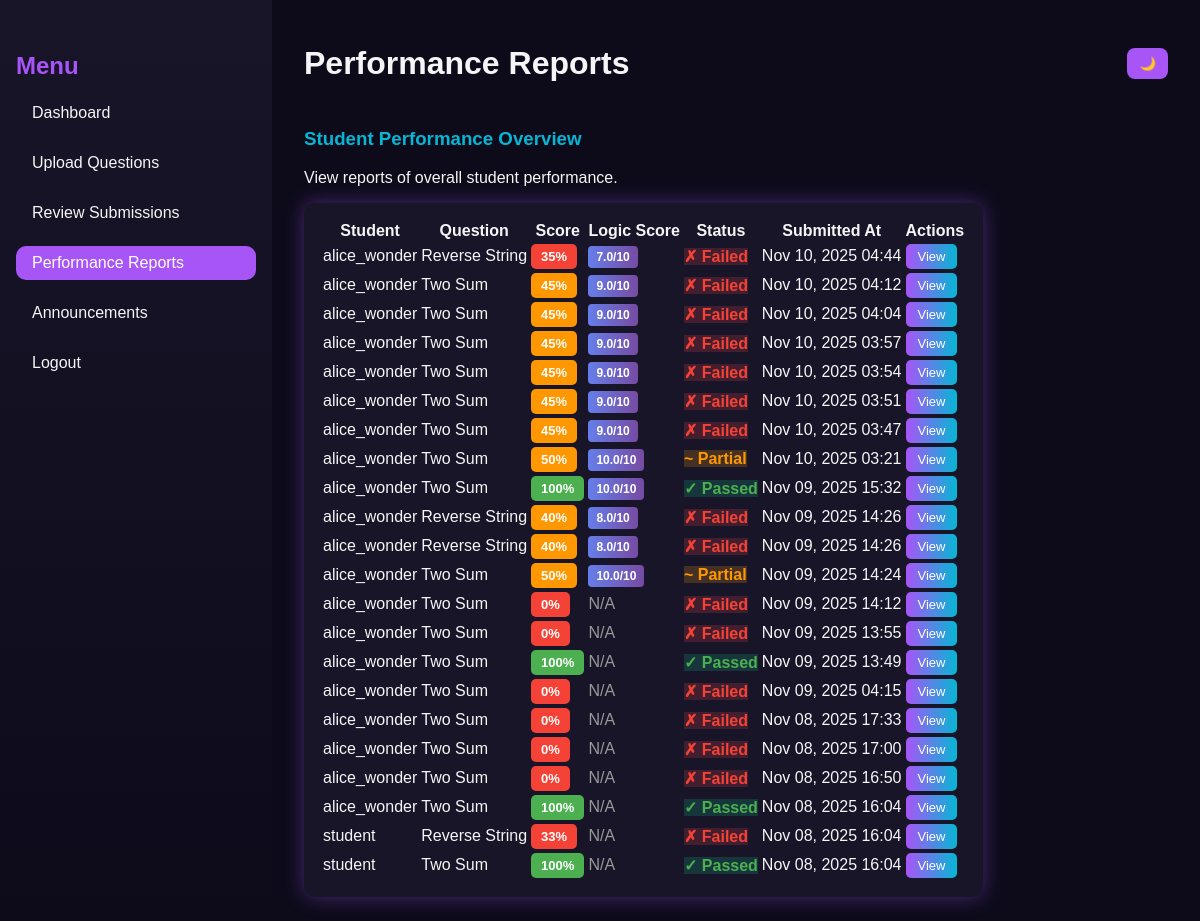
Before: /faculty/performance-reports/ (signed in) with the older database file.
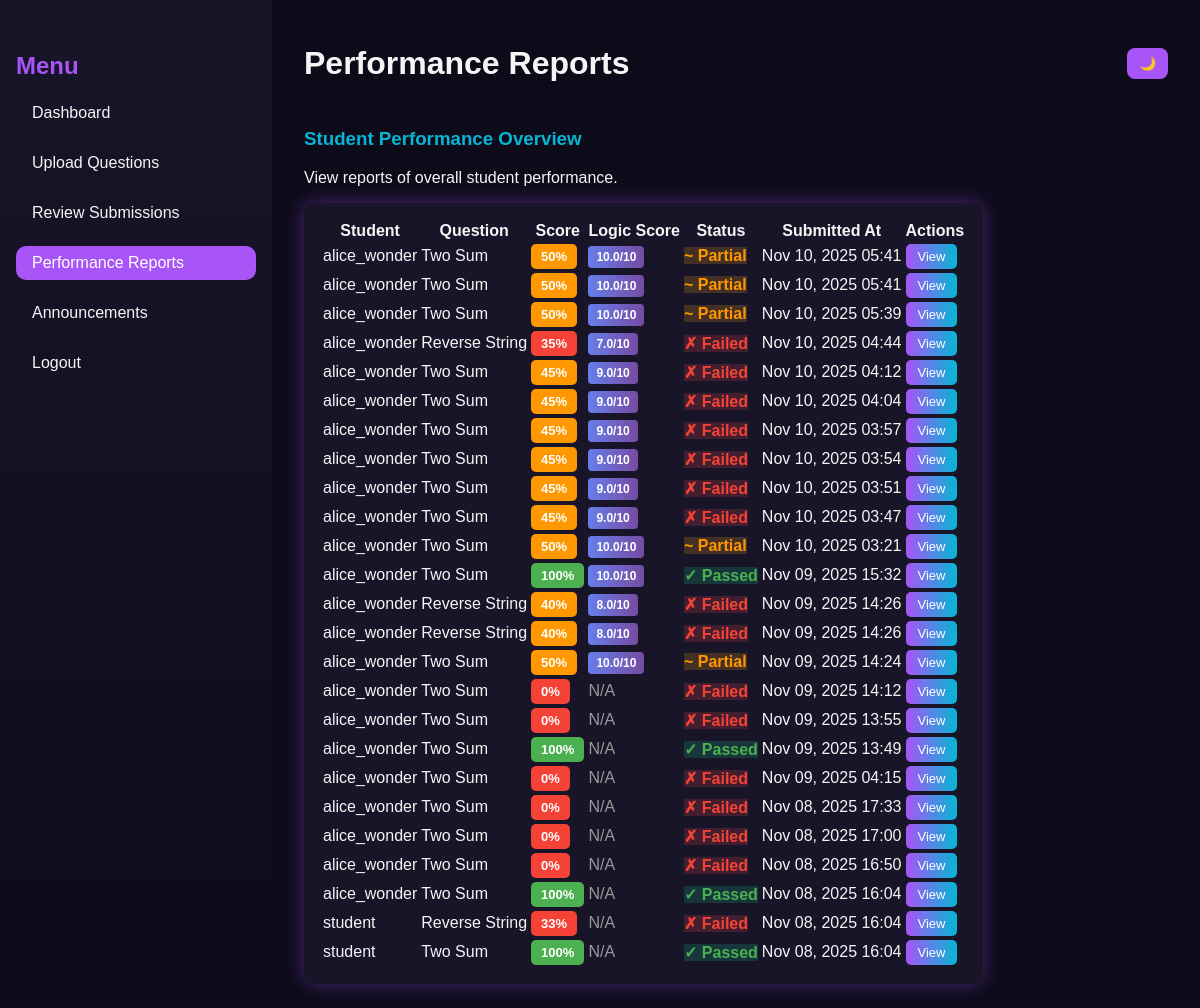
After: the same page with the newer database file.
### core/models.py (models this page shows, shortened)
class Submission(models.Model):
    student = models.ForeignKey(Student, on_delete=models.CASCADE)
    question = models.ForeignKey(Question, on_delete=models.CASCADE)
    code = models.TextField()
    language = models.CharField(max_length=20)
    result = models.JSONField(null=True, blank=True)  # store output, correctness, AI feedback
    score = models.FloatField(default=0)
    submitted_at = models.DateTimeField(auto_now_add=True)

class Student(models.Model):
    user = models.OneToOneField(User, on_delete=models.CASCADE)
    faculty = models.ForeignKey(Faculty, on_delete=models.SET_NULL, null=True, blank=True)
    group = models.CharField(max_length=100, blank=True, null=True)

class Question(models.Model):
    faculty = models.ForeignKey(Faculty, on_delete=models.CASCADE, related_name='questions')
    title = models.CharField(max_length=255)
    description = models.TextField()
    difficulty = models.CharField(
        max_length=20,
        choices=[('Easy', 'Easy'), ('Medium', 'Medium'), ('Hard', 'Hard')],
        default='Easy'
    )
    marks = models.IntegerField(default=0)
    created_at = models.DateTimeField(auto_now_add=True)
    example_input = models.TextField(blank=True)
    example_output = models.TextField(blank=True)
    constraints = models.TextField(blank=True)

### core/views.py (the view)
# urls.py: path('faculty/performance-reports/', views.performance_reports, name='performance_reports'),
@login_required
def performance_reports(request):
    submissions = Submission.objects.select_related('student__user', 'question').order_by('-submitted_at')
    return render(request, 'core/performance_reports.html', {"submissions": submissions})

### core/templates/core/performance_reports.html (shortened to what this page needs)
{% load static %}
<!DOCTYPE html>
<html lang="en">
<head>
  <link rel="stylesheet" href="{% static 'dynamic/CSS/faculty_dashboard.css' %}" />
</head>
<body>
  <div class="dashboard">
    <aside class="sidebar">
      <h2 class="menu-title">Menu</h2>
      <ul>
        <li><a href="{% url 'faculty_dashboard' %}">Dashboard</a></li>
        <li><a href="{% url 'upload_question' %}">Upload Questions</a></li>
        <li><a href="{% url 'review_submissions' %}">Review Submissions</a></li>
        <li><a href="{% url 'performance_reports' %}" class="active">Performance Reports</a></li>
        <li><a href="{% url 'faculty_announcements' %}">Announcements</a></li>
        <li><a href="{% url 'logout' %}">Logout</a></li>
      </ul>
    </aside>
    <main class="main-content">
      <header class="topbar">
        <h1>Performance Reports</h1>
        <div class="theme-toggle">
          <button id="themeToggle">🌙</button>
        </div>
      </header>
      <section class="overview">
        <h3>Student Performance Overview</h3>
        <p>View reports of overall student performance.</p>
        <table class="performance-table">
          <thead>
            <tr>
              <th>Student</th>
              <th>Question</th>
              <th>Score</th>
              <th>Logic Score</th>
              <th>Status</th>
              <th>Submitted At</th>
              <th>Actions</th>
            </tr>
          </thead>
          <tbody>
            {% for submission in submissions %}
              <tr>
                <td>{{ submission.student.user.username }}</td>
                <td>{{ submission.question.title }}</td>
                <td>
                  <span class="score-badge {% if submission.score >= 70 %}score-high{% elif submission.score >= 40 %}score-medium{% else %}score-low{% endif %}">
                    {{ submission.score|floatformat:0 }}%
                  </span>
                </td>
                <td>
                  {% if submission.result.logic_score is not None %}
                    <span class="logic-badge">{{ submission.result.logic_score }}/10</span>
                  {% else %}
                    <span style="color: #999;">N/A</span>
                  {% endif %}
                </td>
                <td>
                  {% if submission.score == 100 %}
                    <span class="status-passed">✓ Passed</span>
                  {% elif submission.score >= 50 %}
                    <span class="status-partial">~ Partial</span>
                  {% else %}
                    <span class="status-failed">✗ Failed</span>
                  {% endif %}
                </td>
                <td>{{ submission.submitted_at|date:"M d, Y H:i" }}</td>
                <td>
                  <button class="view-btn" onclick="showDetails({{ submission.id }})">View</button>
                </td>
              </tr>
            {% empty %}
              <tr>
                <td colspan="7">No submissions yet.</td>
              </tr>
            {% endfor %}
          </tbody>
        </table>
      </section>
    </main>
  </div>
</body>
</html>

### core/static/dynamic/CSS/faculty_dashboard.css (style rules this page uses)
:root { --bg-dark: #0d0b1a; --bg-light: #f4f4f8; --text-dark: #f5f5f5; --text-light: #222; --accent1: #a855f7; --accent2: #06b6d4; --card-dark: #181529; --card-light: #ffffff; --shadow-glow: 0 0 20px rgba(168, 85, 247, 0.4); }
body { font-family: "Poppins", sans-serif; margin: 0; background-color: var(--bg-dark); color: var(--text-dark); transition: background 0.4s, color 0.4s; }
.dashboard { display: flex; height: 100vh; }
.sidebar { width: 240px; background: linear-gradient(180deg, #181529, #0d0b1a); padding: 2rem 1rem; box-shadow: var(--shadow-glow); }
.sidebar .menu-title { color: var(--accent1); font-weight: 700; font-size: 1.5rem; margin-bottom: 1rem; }
.sidebar ul { list-style: none; padding: 0; }
.sidebar ul li { margin: 1rem 0; }
.sidebar ul li a { color: var(--text-dark); text-decoration: none; font-size: 1rem; display: block; padding: 0.5rem 1rem; border-radius: 10px; transition: background 0.3s; }
.sidebar ul li a:hover, .sidebar ul li a.active { background: var(--accent1); color: #fff; }
.main-content { flex: 1; background: var(--bg-dark); color: var(--text-dark); padding: 1.5rem 2rem; overflow-y: auto; transition: background 0.4s, color 0.4s; }
.topbar { display: flex; justify-content: space-between; align-items: center; }
.theme-toggle button { background: var(--accent1); border: none; padding: 8px 12px; border-radius: 8px; color: white; cursor: pointer; transition: 0.3s; }
.overview h3 { color: var(--accent2); margin-top: 1.5rem; }
.upload-form, .overview table { background: var(--card-dark); padding: 1rem; border-radius: 10px; box-shadow: var(--shadow-glow); margin-top: 1rem; }
.score-badge { padding: 4px 12px; border-radius: 6px; font-weight: 700; font-size: 0.9rem; }
.score-high { background: linear-gradient(135deg, #10b981, #34d399); color: white; }
.score-medium { background: linear-gradient(135deg, #f59e0b, #fbbf24); color: white; }
.score-low { background: linear-gradient(135deg, #ef4444, #f87171); color: white; }
.status-passed { background: rgba(16, 185, 129, 0.2); color: #10b981; }
.status-partial { background: rgba(245, 158, 11, 0.2); color: #f59e0b; }
.status-failed { background: rgba(239, 68, 68, 0.2); color: #ef4444; }

### core/templates/core/performance_reports.html (style rules this page uses)
.score-badge { padding: 5px 10px; border-radius: 5px; font-weight: 600; font-size: 13px; }
.score-high { background: #4caf50; color: white; }
.score-medium { background: #ff9800; color: white; }
.score-low { background: #f44336; color: white; }
.logic-badge { background: linear-gradient(90deg, #667eea, #764ba2); color: white; padding: 4px 8px; border-radius: 4px; font-size: 12px; font-weight: 600; }
.status-passed { color: #4caf50; font-weight: 600; }
.status-partial { color: #ff9800; font-weight: 600; }
.status-failed { color: #f44336; font-weight: 600; }
.view-btn { background: linear-gradient(90deg, #a855f7, #06b6d4); color: white; border: none; padding: 5px 12px; border-radius: 5px; cursor: pointer; font-size: 13px; }

Changed rows visible on the page:
added Submission: student.user.username "alice_wonder", question "Two Sum", score "50", result.logic_score "10.0", shows "~ Partial", submitted_at "Nov 10, 2025 05:41"
added Submission: student.user.username "alice_wonder", question "Two Sum", score "50", result.logic_score "10.0", shows "~ Partial", submitted_at "Nov 10, 2025 05:41"
added Submission: student.user.username "alice_wonder", question "Two Sum", score "50", result.logic_score "10.0", shows "~ Partial", submitted_at "Nov 10, 2025 05:39"
